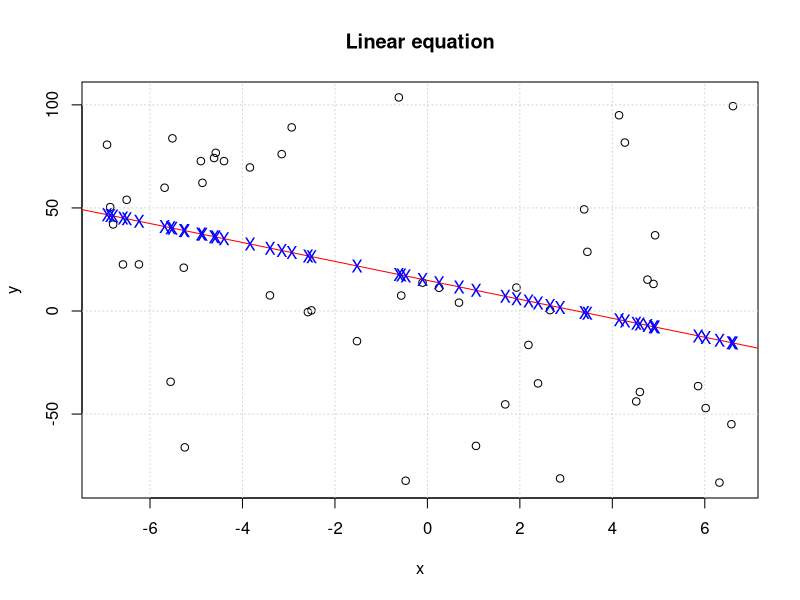
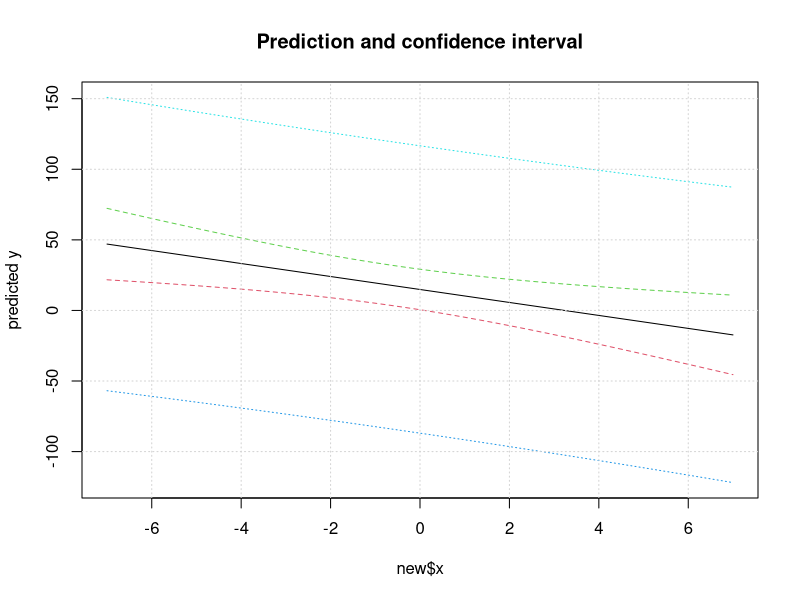
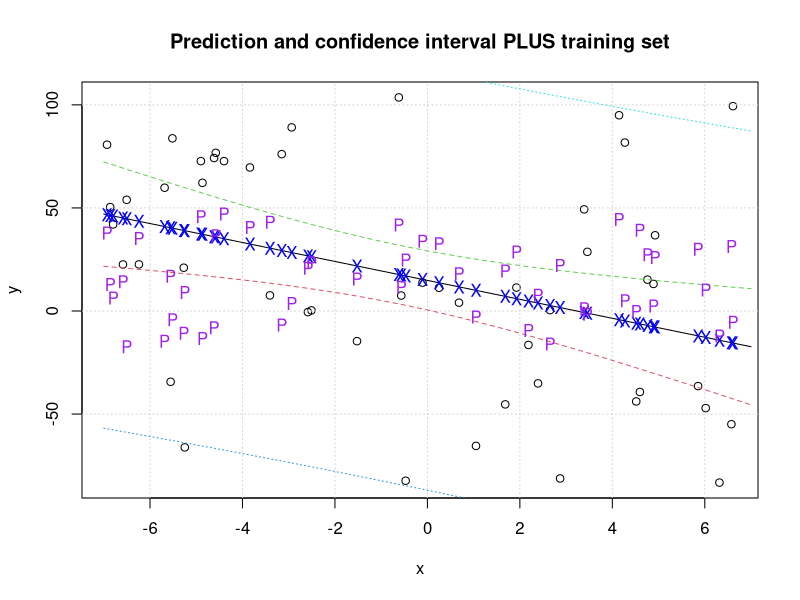

Write R code to recreate these figures, in order.
# Defining the equation
x = runif(50,-7,7)
y = 5 - 6*x + rnorm(50,0,45)
# Ploting the equation
plot(x,y)
title('Linear equation')
grid()
# Linear model
L = lm(y~x)
summary(L)
# the output is the coefficienties: (Intercept -> a0hat)/ (x -> a1hat

# L$coefficients: exact values
L$coefficients
abline(L,col='red')

# Help in R
#help(predict.lm)

# Prediction of y_hat associated to the training sample
# Prediction associated to a new observaton
#predict(L)
# Inserting the prediction points into the graph (blue X)
points(x,predict(L),pch='X',col='blue')

# Creating new data set
new = data.frame(x = seq(-7,7,length.out = 50))
# Obtaining the confidence interval and prediction
# The prediction always require a new data set (new observation)
pred.w.plim <- predict(L, new, interval = "prediction")
# The confidence does not always require a new data set E[y]
pred.w.clim <- predict(L, new, interval = "confidence")
matplot(new$x, cbind(pred.w.clim, pred.w.plim[,-1]), lty = c(1,2,2,3,3), type = "l", ylab = "predicted y")
title('Prediction and confidence interval')
grid()
# Plotting individually (just replace plim or clim)
#matplot(new$x, pred.w.plim, lty = c(1,2,2,3,3), type = "l", ylab = "predicted y")
#grid()
# Plotting all together
# Training data set
plot(x,y)
grid()
title('Prediction and confidence interval PLUS training set')
# Confidence levels in prediction and E[y]
matlines(new$x, cbind(pred.w.clim, pred.w.plim[,-1]), lty = c(1,2,2,3,3), type = "l", ylab = "predicted y")
# Plotting the linear model with the training set
points(x,predict(L),pch='X',col='blue')
# Plotting the prediction with a new data set
points(x,predict(L,new),pch='P',col='purple')
print('Summary of prediction with testing data')
summary(predict(L,new))

